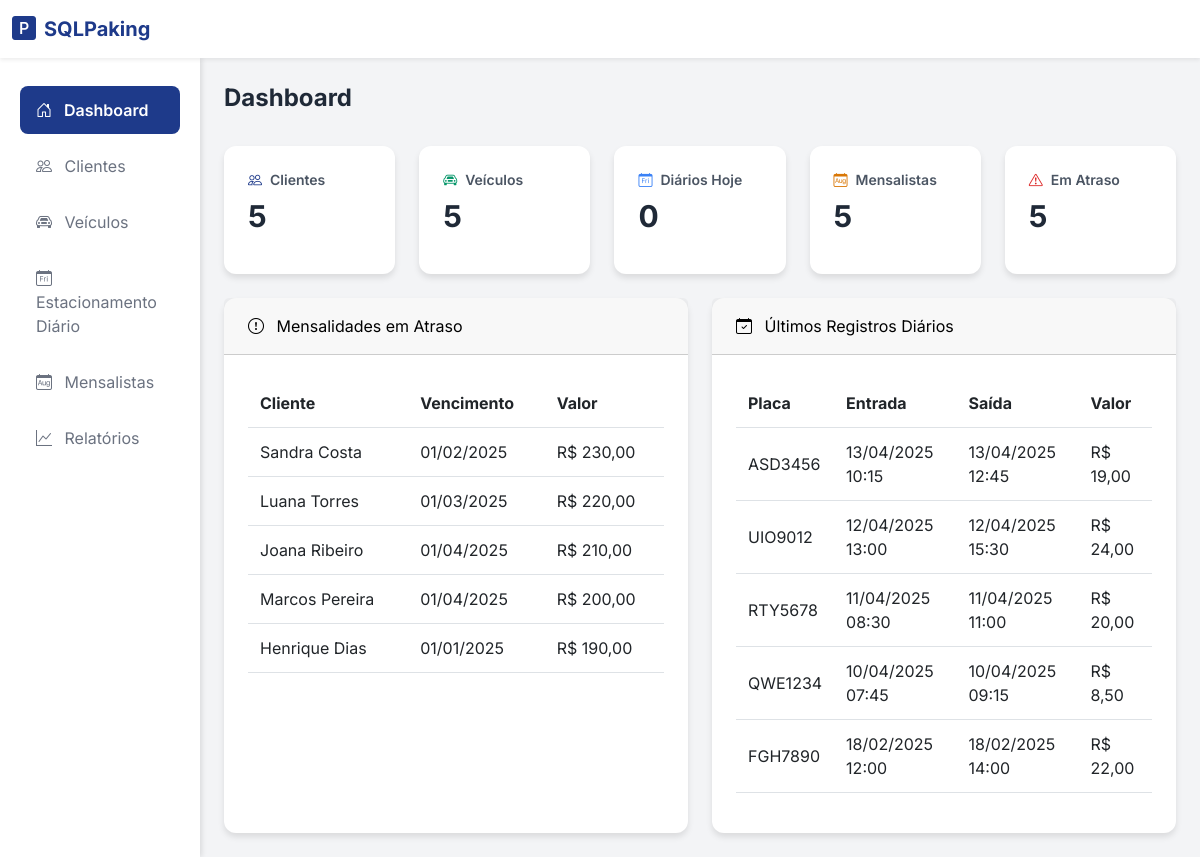
The page / on the database its author committed.
### tables this page shows
CREATE TABLE cliente (
    id_cliente BIGINT AUTO_INCREMENT PRIMARY KEY,
    email VARCHAR(50) NOT NULL,
    nome_completo VARCHAR(100) NOT NULL,
    telefone VARCHAR(15) NOT NULL,
    cpf VARCHAR(14) NOT NULL,
    senha VARCHAR(50) NOT NULL
);

CREATE TABLE estacionamento_mensal (
    id_mensalidade BIGINT PRIMARY key AUTO_INCREMENT,
    id_veiculo BIGINT,
    inicio_periodo DATETIME NOT NULL,
    fim_periodo DATETIME NOT NULL,
    valor_mensal DECIMAL(10,2) NOT NULL,
    data_pagamento DATETIME,
    vencimento DATETIME,
    FOREIGN KEY (id_veiculo) REFERENCES veiculo(id_veiculo)
);

CREATE TABLE estacionamento_diario (
    id_diaria BIGINT PRIMARY key AUTO_INCREMENT ,
    id_veiculo BIGINT NOT NULL,
    entrada DATETIME NOT NULL,
    saida DATETIME NOT NULL,
    valor_hora DECIMAL(10,2) NOT NULL,
    FOREIGN KEY (id_veiculo) REFERENCES veiculo(id_veiculo)
);

CREATE TABLE veiculo (
    id_veiculo BIGINT AUTO_INCREMENT PRIMARY KEY,
    id_cliente BIGINT,
    placa VARCHAR(7) UNIQUE,
    modelo VARCHAR(50) NOT NULL,
    FOREIGN KEY (id_cliente) REFERENCES cliente(id_cliente)
);

### index.php (the view, shortened to what this page needs)
<!DOCTYPE html>
<html lang="pt-br">
<head>
    <link href="https://cdn.jsdelivr.net/npm/tailwindcss@2.2.19/dist/tailwind.min.css" rel="stylesheet">
    <link href="https://cdn.jsdelivr.net/npm/bootstrap@5.3.0-alpha1/dist/css/bootstrap.min.css" rel="stylesheet">
    <link rel="stylesheet" href="https://cdn.jsdelivr.net/npm/bootstrap-icons@1.10.0/font/bootstrap-icons.css">
</head>
<body>
    <nav class="navbar navbar-expand-lg bg-white shadow-sm">
        <div class="container-fluid">
            <a class="navbar-brand flex items-center space-x-2" href="index.php">
                <i class="bi bi-p-square-fill text-2xl text-blue-900"></i>
                <span class="text-xl font-bold text-blue-900">SQLPaking</span>
            </a>
        </div>
    </nav>
    <div class="container-fluid">
        <div class="row">
            <div class="col-md-3 col-lg-2 sidebar">
                <div class="pt-4">
                    <ul class="nav flex-column">
                        <li class="nav-item">
                            <a class="nav-link active" href="index.php">
                                <i class="bi bi-house-door mr-2"></i> Dashboard
                            </a>
                        </li>
                        <li class="nav-item">
                            <a class="nav-link" href="clientes.php">
                                <i class="bi bi-people mr-2"></i> Clientes
                            </a>
                        </li>
                        <li class="nav-item">
                            <a class="nav-link" href="veiculos.php">
                                <i class="bi bi-car-front mr-2"></i> Veículos
                            </a>
                        </li>
                        <li class="nav-item">
                            <a class="nav-link" href="estacionamento_diario.php">
                                <i class="bi bi-calendar-day mr-2"></i> Estacionamento Diário
                            </a>
                        </li>
                        <li class="nav-item">
                            <a class="nav-link" href="mensalistas.php">
                                <i class="bi bi-calendar-month mr-2"></i> Mensalistas
                            </a>
                        </li>
                        <li class="nav-item">
                            <a class="nav-link" href="relatorios.php">
                                <i class="bi bi-graph-up mr-2"></i> Relatórios
                            </a>
                        </li>
                    </ul>
                </div>
            </div>
            <main class="col-md-9 ms-sm-auto col-lg-10 px-4 py-6">
                <div class="flex justify-between items-center mb-6">
                    <h1 class="text-2xl font-bold text-gray-800">Dashboard</h1>
                </div>
                <?php
                require_once "conexao.php";
                $sql_clientes = "SELECT COUNT(*) as total FROM cliente";
                $result_clientes = $conn->query($sql_clientes);
                $total_clientes = $result_clientes->fetch_assoc()['total'];
                $sql_veiculos = "SELECT COUNT(*) as total FROM veiculo";
                $result_veiculos = $conn->query($sql_veiculos);
                $total_veiculos = $result_veiculos->fetch_assoc()['total'];
                $hoje = date('Y-m-d');
                $sql_diario = "SELECT COUNT(*) as total FROM estacionamento_diario WHERE DATE(entrada) = '$hoje'";
                $result_diario = $conn->query($sql_diario);
                $total_diario = $result_diario->fetch_assoc()['total'];
                $sql_mensalistas = "SELECT COUNT(DISTINCT id_veiculo) as total FROM estacionamento_mensal";
                $result_mensalistas = $conn->query($sql_mensalistas);
                $total_mensalistas = $result_mensalistas->fetch_assoc()['total'];
                $sql_atraso = "SELECT COUNT(*) as total FROM estacionamento_mensal
                WHERE data_pagamento > vencimento OR data_pagamento IS NULL";
                $result_atraso = $conn->query($sql_atraso);
                $total_atraso = $result_atraso->fetch_assoc()['total'];
                ?>
                <div class="grid grid-cols-1 md:grid-cols-3 lg:grid-cols-5 gap-4 mb-6">
                    <div class="card bg-white">
                        <div class="card-body p-4">
                            <h5 class="text-sm font-semibold text-gray-600 flex items-center">
                                <i class="bi bi-people mr-2 text-blue-900"></i> Clientes
                            </h5>
                            <p class="text-3xl font-bold text-gray-800 mt-2"><?php echo $total_clientes; ?></p>
                        </div>
                    </div>
                    <div class="card bg-white">
                        <div class="card-body p-4">
                            <h5 class="text-sm font-semibold text-gray-600 flex items-center">
                                <i class="bi bi-car-front mr-2 text-green-600"></i> Veículos
                            </h5>
                            <p class="text-3xl font-bold text-gray-800 mt-2"><?php echo $total_veiculos; ?></p>
                        </div>
                    </div>
                    <div class="card bg-white">
                        <div class="card-body p-4">
                            <h5 class="text-sm font-semibold text-gray-600 flex items-center">
                                <i class="bi bi-calendar-day mr-2 text-blue-500"></i> Diários Hoje
                            </h5>
                            <p class="text-3xl font-bold text-gray-800 mt-2"><?php echo $total_diario; ?></p>
                        </div>
                    </div>
                    <div class="card bg-white">
                        <div class="card-body p-4">
                            <h5 class="text-sm font-semibold text-gray-600 flex items-center">
                                <i class="bi bi-calendar-month mr-2 text-yellow-600"></i> Mensalistas
                            </h5>
                            <p class="text-3xl font-bold text-gray-800 mt-2"><?php echo $total_mensalistas; ?></p>
                        </div>
                    </div>
                    <div class="card bg-white">
                        <div class="card-body p-4">
                            <h5 class="text-sm font-semibold text-gray-600 flex items-center">
                                <i class="bi bi-exclamation-triangle mr-2 text-red-600"></i> Em Atraso
                            </h5>
                            <p class="text-3xl font-bold text-gray-800 mt-2"><?php echo $total_atraso; ?></p>
                        </div>
                    </div>
                </div>
                <div class="grid grid-cols-1 md:grid-cols-2 gap-6">
                    <div class="card bg-white">
                        <div class="card-header bg-blue-900 text-black rounded-t-lg py-3 px-4">
                            <i class="bi bi-exclamation-circle mr-2"></i> Mensalidades em Atraso
                        </div>
                        <div class="card-body p-4">
                            <div class="table-responsive">
                                <table class="table table-hover">
                                    <thead>
                                        <tr>
                                            <th class="text-gray-600">Cliente</th>
                                            <th class="text-gray-600">Vencimento</th>
                                            <th class="text-gray-600">Valor</th>
                                        </tr>
                                    </thead>
                                    <tbody>
                                        <?php
                                        $sql_lista_atraso = "SELECT cl.nome_completo, em.vencimento, em.valor_mensal
                                                             FROM cliente cl
                                                             JOIN veiculo ve ON cl.id_cliente = ve.id_cliente
                                                             JOIN estacionamento_mensal em ON ve.id_veiculo = em.id_veiculo
                                                             WHERE em.data_pagamento > em.vencimento OR em.data_pagamento IS NULL
                                                             ORDER BY em.valor_mensal DESC, cl.nome_completo DESC
                                                             LIMIT 5";
                                        $result_lista_atraso = $conn->query($sql_lista_atraso);
                                        if ($result_lista_atraso->num_rows > 0) {
                                            while ($row = $result_lista_atraso->fetch_assoc()) {
                                                echo "<tr>";
                                                echo "<td>" . $row["nome_completo"] . "</td>";
                                                echo "<td>" . date('d/m/Y', strtotime($row["vencimento"])) . "</td>";
                                                echo "<td>R$ " . number_format($row["valor_mensal"], 2, ',', '.') . "</td>";
                                                echo "</tr>";
                                            }
                                        } else {
                                            echo "<tr><td colspan='3' class='text-center text-gray-500'>Nenhum registro encontrado</td></tr>";
                                        }
                                        ?>
                                    </tbody>
                                </table>
                            </div>
                        </div>
                    </div>
                    <div class="card bg-white">
                        <div class="card-header bg-green-600 text-black rounded-t-lg py-3 px-4">
                            <i class="bi bi-calendar-check mr-2"></i> Últimos Registros Diários
                        </div>
                        <div class="card-body p-4">
                            <div class="table-responsive">
                                <table class="table table-hover">
                                    <thead>
                                        <tr>
                                            <th class="text-gray-600">Placa</th>
                                            <th class="text-gray-600">Entrada</th>
                                            <th class="text-gray-600">Saída</th>
                                            <th class="text-gray-600">Valor</th>
                                        </tr>
                                    </thead>
                                    <tbody>
                                        <?php
                                        $sql_ultimos = "SELECT v.placa, ed.entrada, ed.saida,
                                                        TIMESTAMPDIFF(HOUR, ed.entrada, ed.saida) * ed.valor_hora AS valor_total
                                                        FROM estacionamento_diario ed
                                                        JOIN veiculo v ON ed.id_veiculo = v.id_veiculo
                                                        ORDER BY ed.entrada DESC
                                                        LIMIT 5";
                                        $result_ultimos = $conn->query($sql_ultimos);
                                        if ($result_ultimos->num_rows > 0) {
                                            while ($row = $result_ultimos->fetch_assoc()) {
                                                echo "<tr>";
                                                echo "<td>" . $row["placa"] . "</td>";
                                                echo "<td>" . date('d/m/Y H:i', strtotime($row["entrada"])) . "</td>";
                                                echo "<td>" . date('d/m/Y H:i', strtotime($row["saida"])) . "</td>";
                                                echo "<td>R$ " . number_format($row["valor_total"], 2, ',', '.') . "</td>";
                                                echo "</tr>";
                                            }
                                        } else {
                                            echo "<tr><td colspan='4' class='text-center text-gray-500'>Nenhum registro encontrado</td></tr>";
                                        }
                                        ?>
                                    </tbody>
                                </table>
                            </div>
                        </div>
                    </div>
                </div>
            </main>
        </div>
    </div>
</body>
</html>

### index.php (style rules this page uses)
body { font-family: 'Inter', sans-serif; background-color: #F3F4F6; }
.sidebar { min-height: calc(100vh - 64px); background-color: #FFFFFF; box-shadow: 2px 0 5px rgba(0, 0, 0, 0.1); transition: all 0.3s; }
.sidebar .nav-link { color: #6B7280; padding: 12px 16px; border-radius: 8px; margin: 4px 8px; transition: all 0.2s; }
.sidebar .nav-link.active { background-color: #1E3A8A; color: #FFFFFF; font-weight: 600; }
.card { border: none; border-radius: 12px; box-shadow: 0 4px 6px rgba(0, 0, 0, 0.1); transition: transform 0.2s; }
.table th, .table td { padding: 12px; vertical-align: middle; }

### rows shown on the page
cliente: nome_completo "Sandra Costa", estacionamento_mensal.vencimento "01/02/2025", estacionamento_mensal.valor_mensal "230,00"
cliente: nome_completo "Luana Torres", estacionamento_mensal.vencimento "01/03/2025", estacionamento_mensal.valor_mensal "220,00"
cliente: nome_completo "Joana Ribeiro", estacionamento_mensal.vencimento "01/04/2025", estacionamento_mensal.valor_mensal "210,00"
cliente: nome_completo "Marcos Pereira", estacionamento_mensal.vencimento "01/04/2025", estacionamento_mensal.valor_mensal "200,00"
cliente: nome_completo "Henrique Dias", estacionamento_mensal.vencimento "01/01/2025", estacionamento_mensal.valor_mensal "190,00"
estacionamento_diario: id_veiculo.placa "ASD3456", entrada "13/04/2025 10:15", saida "13/04/2025 12:45", valor_total "19,00"
estacionamento_diario: id_veiculo.placa "UIO9012", entrada "12/04/2025 13:00", saida "12/04/2025 15:30", valor_total "24,00"
estacionamento_diario: id_veiculo.placa "RTY5678", entrada "11/04/2025 08:30", saida "11/04/2025 11:00", valor_total "20,00"
estacionamento_diario: id_veiculo.placa "QWE1234", entrada "10/04/2025 07:45", saida "10/04/2025 09:15", valor_total "8,50"
estacionamento_diario: id_veiculo.placa "FGH7890", entrada "18/02/2025 12:00", saida "18/02/2025 14:00", valor_total "22,00"

### other values the page prints
$total_clientes "5"
$total_veiculos "5"
$total_diario "0"
$total_mensalistas "5"
$total_atraso "5"
